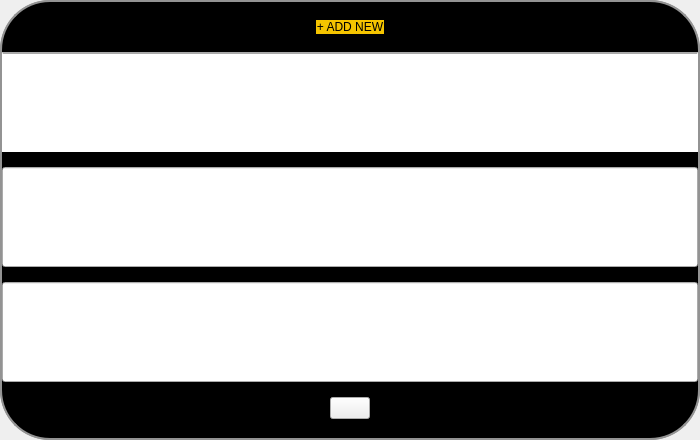
<?xml version="1.0" encoding="UTF-8"?>
<ui version="4.0">
 <class>SelectDialog</class>
 <widget class="QDialog" name="SelectDialog">
  <property name="windowModality">
   <enum>Qt::WindowModal</enum>
  </property>
  <property name="geometry">
   <rect>
    <x>0</x>
    <y>0</y>
    <width>700</width>
    <height>440</height>
   </rect>
  </property>
  <property name="windowTitle">
   <string>Dialog</string>
  </property>
  <property name="styleSheet">
   <string notr="true">QDialog{
border: 2px solid rgb( 147, 147, 147 );
border-radius: 50px;
}
QFrame{
border: 2px solid rgb( 147, 147, 147 );
border-radius: 50px;
background-color:black;
}
ConsoleLineEdit{
border-bottom: 2px solid rgb( 169, 169, 169 );
}</string>
  </property>
  <layout class="QHBoxLayout" name="horizontalLayout_4">
   <property name="spacing">
    <number>0</number>
   </property>
   <property name="leftMargin">
    <number>0</number>
   </property>
   <property name="topMargin">
    <number>0</number>
   </property>
   <property name="rightMargin">
    <number>0</number>
   </property>
   <property name="bottomMargin">
    <number>0</number>
   </property>
   <item>
    <widget class="QFrame" name="frame">
     <property name="frameShape">
      <enum>QFrame::StyledPanel</enum>
     </property>
     <property name="frameShadow">
      <enum>QFrame::Raised</enum>
     </property>
     <layout class="QVBoxLayout" name="verticalLayout">
      <property name="spacing">
       <number>0</number>
      </property>
      <property name="leftMargin">
       <number>0</number>
      </property>
      <property name="topMargin">
       <number>0</number>
      </property>
      <property name="rightMargin">
       <number>0</number>
      </property>
      <property name="bottomMargin">
       <number>0</number>
      </property>
      <item>
       <layout class="QHBoxLayout" name="horizontalLayout">
        <property name="leftMargin">
         <number>50</number>
        </property>
        <property name="rightMargin">
         <number>50</number>
        </property>
        <item>
         <spacer name="horizontalSpacer_2">
          <property name="orientation">
           <enum>Qt::Horizontal</enum>
          </property>
          <property name="sizeHint" stdset="0">
           <size>
            <width>40</width>
            <height>20</height>
           </size>
          </property>
         </spacer>
        </item>
        <item>
         <widget class="QPushButton" name="pushButtonAddNew">
          <property name="styleSheet">
           <string notr="true">border-radius: 10px; background-color:#F5C400;</string>
          </property>
          <property name="text">
           <string>+ ADD NEW</string>
          </property>
         </widget>
        </item>
        <item>
         <spacer name="horizontalSpacer">
          <property name="orientation">
           <enum>Qt::Horizontal</enum>
          </property>
          <property name="sizeHint" stdset="0">
           <size>
            <width>40</width>
            <height>20</height>
           </size>
          </property>
         </spacer>
        </item>
       </layout>
      </item>
      <item>
       <widget class="ConsoleLineEdit" name="lineEditItem1">
        <property name="minimumSize">
         <size>
          <width>0</width>
          <height>100</height>
         </size>
        </property>
        <property name="styleSheet">
         <string notr="true">border-top: 2px solid rgb( 169, 169, 169 );</string>
        </property>
       </widget>
      </item>
      <item>
       <widget class="ConsoleLineEdit" name="lineEditItem2">
        <property name="minimumSize">
         <size>
          <width>0</width>
          <height>100</height>
         </size>
        </property>
       </widget>
      </item>
      <item>
       <widget class="ConsoleLineEdit" name="lineEditItem3">
        <property name="minimumSize">
         <size>
          <width>0</width>
          <height>100</height>
         </size>
        </property>
       </widget>
      </item>
      <item>
       <layout class="QHBoxLayout" name="horizontalLayout_2">
        <property name="leftMargin">
         <number>50</number>
        </property>
        <property name="rightMargin">
         <number>50</number>
        </property>
        <item>
         <spacer name="horizontalSpacer_3">
          <property name="orientation">
           <enum>Qt::Horizontal</enum>
          </property>
          <property name="sizeHint" stdset="0">
           <size>
            <width>40</width>
            <height>20</height>
           </size>
          </property>
         </spacer>
        </item>
        <item>
         <widget class="QPushButton" name="pushButtonScrollDown">
          <property name="text">
           <string/>
          </property>
          <property name="icon">
           <iconset>
            <selectedon>:/octConsole/dropdown</selectedon>
           </iconset>
          </property>
          <property name="iconSize">
           <size>
            <width>50</width>
            <height>50</height>
           </size>
          </property>
          <property name="shortcut">
           <string>Ctrl+S</string>
          </property>
         </widget>
        </item>
        <item>
         <spacer name="horizontalSpacer_4">
          <property name="orientation">
           <enum>Qt::Horizontal</enum>
          </property>
          <property name="sizeHint" stdset="0">
           <size>
            <width>40</width>
            <height>20</height>
           </size>
          </property>
         </spacer>
        </item>
       </layout>
      </item>
     </layout>
    </widget>
   </item>
  </layout>
 </widget>
 <customwidgets>
  <customwidget>
   <class>ConsoleLineEdit</class>
   <extends>QLineEdit</extends>
   <header location="global">consoleLineEdit.h</header>
  </customwidget>
 </customwidgets>
 <resources/>
 <connections/>
</ui>
